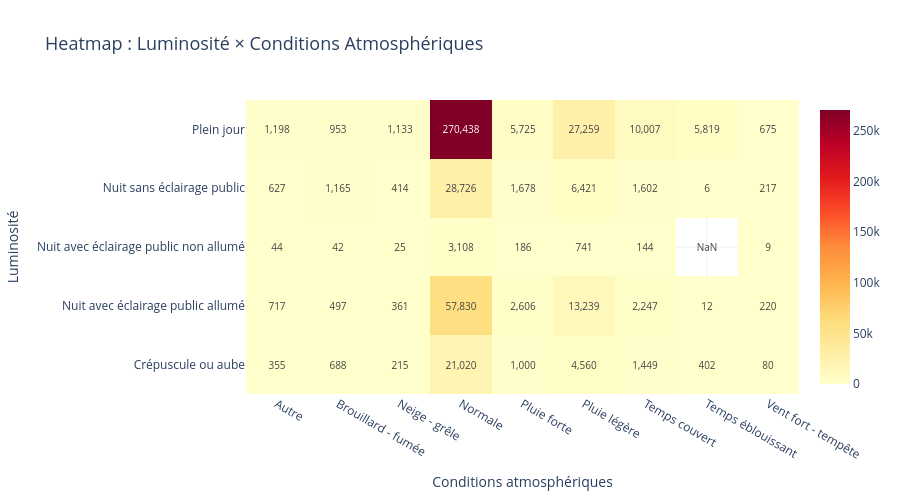

Notebook code cell kept with this figure:
### Code cell
# Visualisation : Heatmap avec annotations
if not df_lum_atm.empty:
    # Pivot pour la heatmap
    pivot = df_lum_atm.pivot(index='luminosite', columns='atmosphere', values='nb_accidents')
    
    fig = go.Figure(data=go.Heatmap(
        z=pivot.values,
        x=pivot.columns,
        y=pivot.index,
        colorscale='YlOrRd',
        text=pivot.values,
        texttemplate='%{text:,}',
        textfont={"size": 10},
        hoverongaps=False,
        hovertemplate='<b>%{y}</b> × <b>%{x}</b><br>Accidents: %{z:,}<extra></extra>'
    ))
    
    fig.update_layout(
        title={
            'text': 'Heatmap : Luminosité × Conditions Atmosphériques',
            'font': {'size': 18}
        },
        xaxis_title='Conditions atmosphériques',
        yaxis_title='Luminosité',
        height=500,
        template='plotly_white',
        font=dict(size=12)
    )
    
    fig.show()

### Figure 1 — Plotly figure (JSON) as saved in the notebook; plotly's stock layout.template omitted (floating-point values rounded to 4 significant figures)
{"data": [{"colorscale": [[0, "rgb(255,255,204)"], [0.125, "rgb(255,237,160)"], [0.25, "rgb(254,217,118)"], [0.375, "rgb(254,178,76)"], [0.5, "rgb(253,141,60)"], [0.625, "rgb(252,78,42)"], [0.75, "rgb(227,26,28)"], [0.875, "rgb(189,0,38)"], [1, "rgb(128,0,38)"]], "hoverongaps": false, "hovertemplate": "<b>%{y}</b> × <b>%{x}</b><br>Accidents: %{z:,}<extra></extra>", "text": [[355.0, 688.0, 215.0, 21020.0, 1000.0, 4560.0, 1449.0, 402.0, 80.0], [717.0, 497.0, 361.0, 57830.0, 2606.0, 13240.0, 2247.0, 12.0, 220.0], [44.0, 42.0, 25.0, 3108.0, 186.0, 741.0, 144.0, NaN, 9.0], [627.0, 1165.0, 414.0, 28730.0, 1678.0, 6421.0, 1602.0, 6.0, 217.0], [1198.0, 953.0, 1133.0, 270400.0, 5725.0, 27260.0, 10010.0, 5819.0, 675.0]], "textfont": {"size": 10}, "texttemplate": "%{text:,}", "type": "heatmap", "x": ["Autre", "Brouillard - fumée", "Neige - grêle", "Normale", "Pluie forte", "Pluie légère", "Temps couvert", "Temps éblouissant", "Vent fort - tempête"], "y": ["Crépuscule ou aube", "Nuit avec éclairage public allumé", "Nuit avec éclairage public non allumé", "Nuit sans éclairage public", "Plein jour"], "z": [[355.0, 688.0, 215.0, 21020.0, 1000.0, 4560.0, 1449.0, 402.0, 80.0], [717.0, 497.0, 361.0, 57830.0, 2606.0, 13240.0, 2247.0, 12.0, 220.0], [44.0, 42.0, 25.0, 3108.0, 186.0, 741.0, 144.0, NaN, 9.0], [627.0, 1165.0, 414.0, 28730.0, 1678.0, 6421.0, 1602.0, 6.0, 217.0], [1198.0, 953.0, 1133.0, 270400.0, 5725.0, 27260.0, 10010.0, 5819.0, 675.0]]}], "layout": {"font": {"size": 12}, "height": 500, "title": {"font": {"size": 18}, "text": "Heatmap : Luminosité × Conditions Atmosphériques"}, "xaxis": {"title": {"text": "Conditions atmosphériques"}}, "yaxis": {"title": {"text": "Luminosité"}}}}
